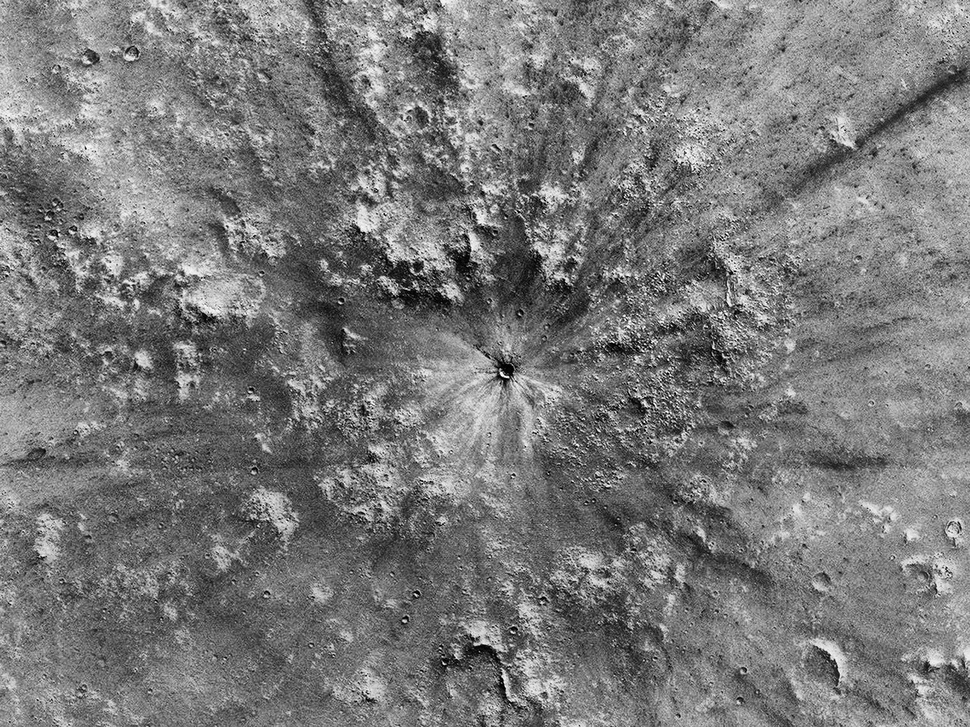
#> input picture enhanced_image.jpg, 970 x 727 px, shrunk from 2560 x 1920 before the run
$ python image_process.py
#> lines starting #> are read from the running program, lines starting #| are printed output that depends on the picture
### crater_detection.py
"""
Crater Detection Module for CubeSat Imaging Payload
Detects circular features (craters, depressions) in surface imagery
using Hough circle transform and contour analysis.

No clue if ts work or not btw
"""

import cv2
import numpy as np
from dataclasses import dataclass
from typing import List, Tuple


@dataclass
class CraterFeature:
    """Metadata for detected crater feature."""
    center_x: int          # pixel coordinate
    center_y: int          # pixel coordinate
    radius: int            # pixels
    confidence: float      # 0.0 to 1.0
    area_fraction: float   # fraction of image area occupied

    def to_dict(self):
        """Convert to dictionary for JSON serialization."""
        return {
            'center': (self.center_x, self.center_y),
            'radius_px': self.radius,
            'confidence': round(self.confidence, 3),
            'area_fraction': round(self.area_fraction, 4)
        }


class CraterDetector:
    """
    Detects circular features (craters) in preprocessed images.
    Optimized for CubeSat onboard processing.
    """

    def __init__(self, confidence_threshold=0.3):
        """
        Initialize crater detector.

        Parameters:
            confidence_threshold: minimum confidence score to report detections (0.0-1.0)
        """
        self.confidence_threshold = confidence_threshold

    def detect_craters_hough(self, image: np.ndarray) -> List[CraterFeature]:
        """
        Detect circular craters using Hough circle transform.

        Parameters:
            image: preprocessed grayscale image

        Returns:
            List of detected CraterFeature objects
        """
        if image is None or image.size == 0:
            return []

        # Normalize image if needed
        if image.max() <= 1.0:
            image = (image * 255).astype(np.uint8)
        else:
            image = image.astype(np.uint8)

        # Apply edge detection for circle finding
        edges = cv2.Canny(image, 50, 150)

        # Hough circle detection - more conservative parameters
        circles = cv2.HoughCircles(
            edges,
            cv2.HOUGH_GRADIENT,
            dp=1,
            minDist=50,        # Minimum distance between centers (increased)
            param1=100,        # Upper threshold for Canny
            param2=50,         # Accumulator threshold (increased for fewer false positives)
            minRadius=10,      # Minimum radius (increased)
            maxRadius=80       # Maximum radius (decreased)
        )

        features = []
        if circles is not None:
            circles = np.uint16(np.around(circles))
            image_height, image_width = image.shape
            image_area = image_height * image_width

            for circle in circles[0, :]:
                x, y, r = circle
                # Validate circle is within image bounds
                if x - r >= 0 and x + r < image_width and y - r >= 0 and y + r < image_height:
                    confidence = 0.75  # Base confidence for Hough detection
                    area_fraction = (np.pi * r**2) / image_area

                    if confidence >= self.confidence_threshold:
                        features.append(CraterFeature(
                            center_x=int(x),
                            center_y=int(y),
                            radius=int(r),
                            confidence=confidence,
                            area_fraction=float(area_fraction)
                        ))

        return features

    # [59 lines left out: function detect_craters_contour, not called in this run]

    def detect_craters(self, image: np.ndarray, method: str = 'hough') -> List[CraterFeature]:
        """
        Detect craters using specified method.

        Parameters:
            image: preprocessed grayscale image
            method: 'hough' or 'contour'

        Returns:
            List of detected CraterFeature objects, sorted by confidence (descending)
        """
        if method == 'contour':
            features = self.detect_craters_contour(image)
        else:
            features = self.detect_craters_hough(image)

        # Sort by confidence, highest first
        features.sort(key=lambda f: f.confidence, reverse=True)
        return features

    # [9 lines left out: functions filter_by_size, filter_by_confidence, not called in this run]


def visualize_detections(image: np.ndarray, features: List[CraterFeature],
                        output_path: str = None) -> np.ndarray:
    """
    Visualize detected craters on image.

    Parameters:
        image: original or preprocessed image
        features: list of CraterFeature objects
        output_path: optional path to save visualization

    Returns:
        Image with drawn circles
    """
    # Convert to RGB if grayscale for visualization
    if len(image.shape) == 2:
        img_vis = cv2.cvtColor(image, cv2.COLOR_GRAY2BGR)
    else:
        img_vis = image.copy()

    # Draw detected circles
    for feature in features:
        cv2.circle(img_vis, (feature.center_x, feature.center_y),
                  feature.radius, (0, 255, 0), 2)
        cv2.circle(img_vis, (feature.center_x, feature.center_y),
                  3, (0, 0, 255), -1)  # Center point

    if output_path:
        cv2.imwrite(output_path, img_vis)

    return img_vis

### image_process.py
"""
CubeSat Image Processing Pipeline
Processes captured imagery to detect geological features (craters).
Optimized for onboard processing with limited computational resources.
"""

import cv2
import numpy as np
import matplotlib.pyplot as plt
import json
import os
from tkinter import Tk
from tkinter.filedialog import askopenfilename
from crater_detection import CraterDetector, visualize_detections


class ImageProcessor:
    """Processes satellite imagery for feature detection."""

    def __init__(self):
        self.crater_detector = CraterDetector(confidence_threshold=0.3)

    def load_image(self, image_path: str) -> np.ndarray:
        """Load image from file."""
        img = cv2.imread(image_path)
        if img is None:
            raise ValueError(f"Could not load image from {image_path}")
        return img

    def preprocess(self, img_bgr: np.ndarray) -> np.ndarray:
        """
        Preprocessing pipeline: grayscale, enhancement, filtering.

        Parameters:
            img_bgr: BGR image from OpenCV

        Returns:
            Preprocessed grayscale image
        """
        # Convert to grayscale
        img_gray = cv2.cvtColor(img_bgr, cv2.COLOR_BGR2GRAY)

        # CLAHE enhancement (Contrast Limited Adaptive Histogram Equalization)
        # Useful for bringing out crater edges without over-amplifying noise
        clahe = cv2.createCLAHE(clipLimit=3.0, tileGridSize=(8, 8))
        img_enhanced = clahe.apply(img_gray)

        # Noise reduction via Gaussian blur
        img_filtered = cv2.GaussianBlur(img_enhanced, (5, 5), 0)

        return img_filtered

    def process_image(self, image_path: str, detect_craters: bool = True) -> dict:
        """
        Full image processing pipeline.

        Parameters:
            image_path: path to image file
            detect_craters: whether to run crater detection

        Returns:
            Dictionary with processed image data and detections
        """
        # Load
        img_bgr = self.load_image(image_path)
        img_rgb = cv2.cvtColor(img_bgr, cv2.COLOR_BGR2RGB)

        # Preprocess
        img_processed = self.preprocess(img_bgr)

        # Detect craters
        craters = []
        if detect_craters:
            craters = self.crater_detector.detect_craters(img_processed, method='hough')

        result = {
            'image_path': image_path,
            'image_shape': img_bgr.shape,
            'craters_detected': len(craters),
            'features': [crater.to_dict() for crater in craters],
            'processed_image': img_processed,
            'visual_image': img_rgb,
            'crater_objects': craters
        }

        return result


def main():
    """Interactive image processing pipeline."""
    print("CubeSat Image Processing Pipeline")
    print("=" * 50)

    # Select image
    root = Tk()
    root.withdraw()
    image_path = askopenfilename(
        title="Select an image file",
        filetypes=[("Image Files", "*.png;*.jpg;*.jpeg;*.bmp;*.tif;*.tiff")]
    )
#> the answer given: enhanced_image.jpg
    root.destroy()

    if not image_path:
        print("No image selected.")
        return

    # Process
    processor = ImageProcessor()
    result = processor.process_image(image_path, detect_craters=True)
#> in load_image, img is the input picture: shape (727, 970, 3); min 0, max 255, mean 121.3
#> in preprocess, `img_enhanced = clahe.apply(img_gray)`:
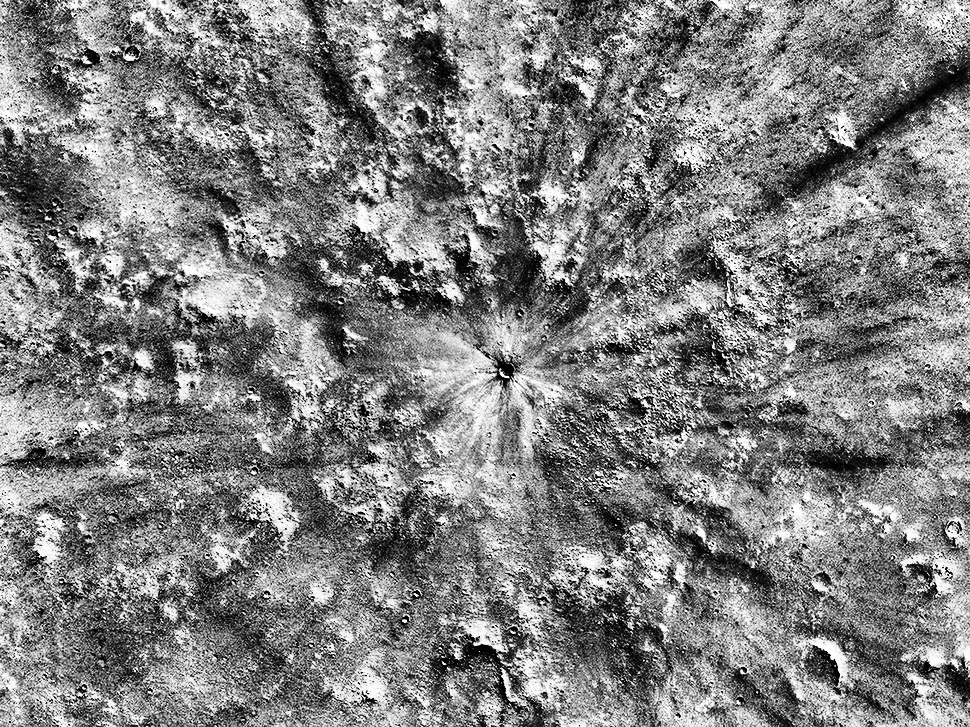
#> img_enhanced: shape (727, 970); min 0, max 255, mean 128.3
#> in detect_craters_hough, `edges = cv2.Canny(image, 50, 150)`:
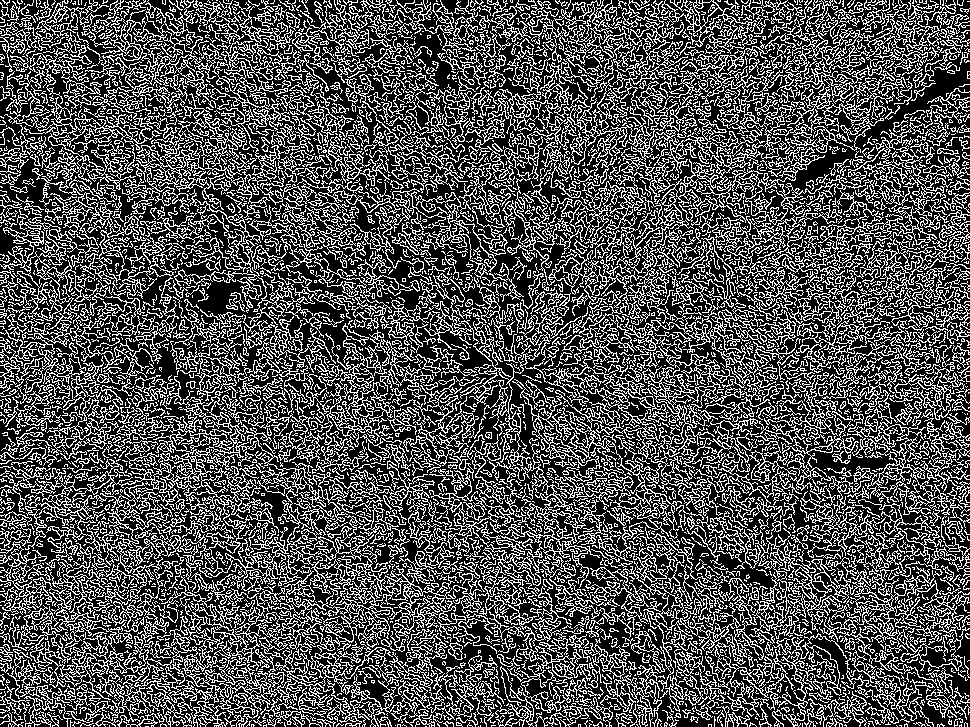
#> edges: shape (727, 970); 31.8% white in thin lines or dots
#> in detect_craters_hough, `circles = cv2.HoughCircles( edges, cv2.HOUGH_GRADIENT, dp=1, minDist=50,`: circles = 164 rows, first 8: [86.5, 547.5, 79.4], [243.5, 488.5, 79.4], [423.5, 554.5, 79.4], [146.5, 390.5, 79.4], [369.5, 452.5, 79.4], [844.5, 277.5, 78.3], [859.5, 448.5, 79.4], [665.5, 264.5, 79.4]
#> in detect_craters_hough, `circles = np.uint16(np.around(circles))`: circles = 164 rows, first 8: [86, 548, 79], [244, 488, 79], [424, 554, 79], [146, 390, 79], [370, 452, 79], [844, 278, 78], [860, 448, 79], [666, 264, 79]
#> the loop in detect_craters_hough, `for circle in circles[0, :]:` made 164 passes
#> (x, y, r) on pass 101: (260, 64, 46)
#> after the loop in detect_craters_hough, `for circle in circles[0, :]:`: features = 159 items
#> result = 7 items

    print(f"Image loaded: {os.path.basename(image_path)}")
    print(f"Image shape: {result['image_shape']}")
#| Image shape: (727, 970, 3)
    print(f"Craters detected: {result['craters_detected']}")
#| Craters detected: 159

    # Display original
    plt.figure(figsize=(6, 6))
    plt.imshow(result['visual_image'])
    plt.title("Original Image")
    plt.axis("off")
    plt.show()

    # Display processed
    plt.figure(figsize=(6, 6))
    plt.imshow(result['processed_image'], cmap='gray')
    plt.title("Processed Image (CLAHE Enhanced)")
    plt.axis("off")
    plt.show()

    # Display with detections
    img_with_craters = visualize_detections(result['visual_image'], result['crater_objects'])
#> after the loop in visualize_detections, `for feature in features:`:
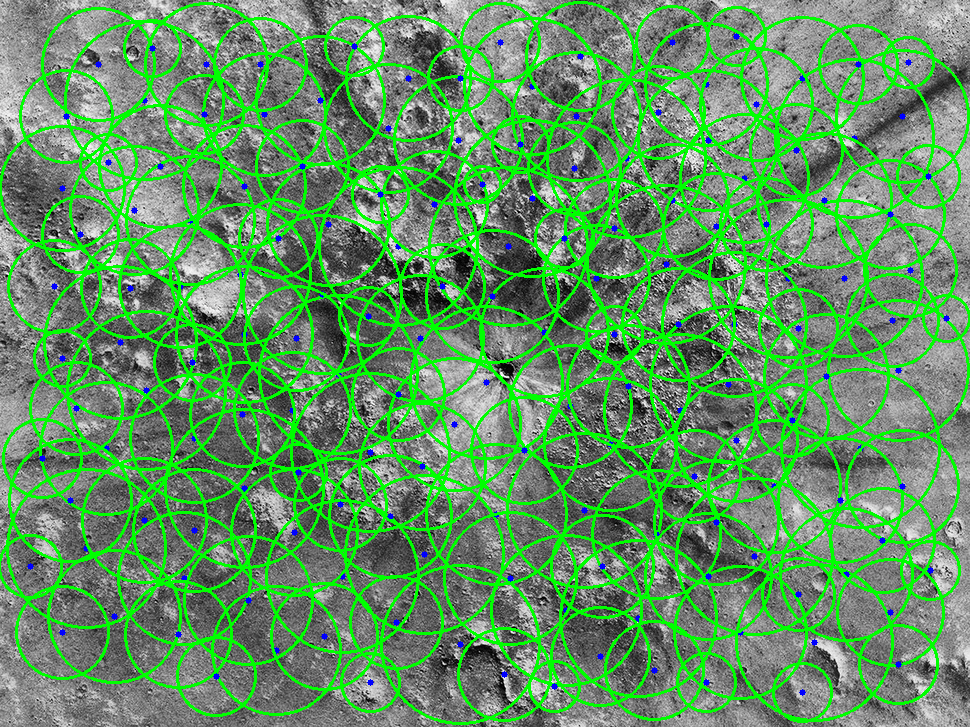
#> img_vis: shape (727, 970, 3); mean R, G, B 95.3, 149, 96.8
    plt.figure(figsize=(8, 8))
    plt.imshow(cv2.cvtColor(img_with_craters, cv2.COLOR_BGR2RGB))
    plt.title(f"Crater Detections ({result['craters_detected']} found)")
    plt.axis("off")
    plt.show()
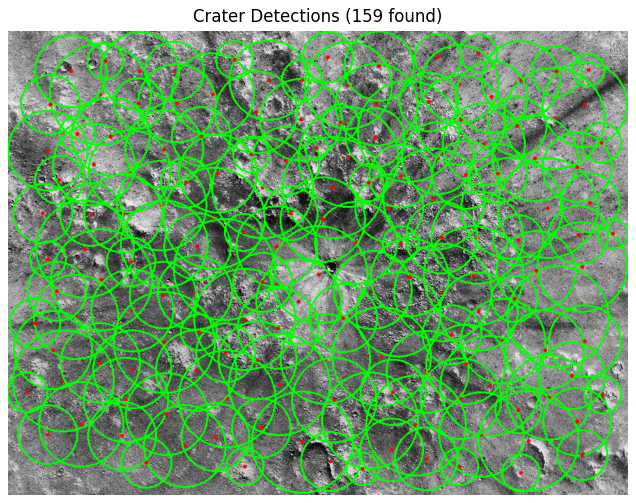
#> figure drawn by matplotlib, 1 panel; B, G, R data is drawn as R, G, B

    # Print feature metadata
    if result['features']:
        print("\nDetected Features:")
        for i, feature in enumerate(result['features'], 1):
            print(f"  Crater {i}: center={feature['center']}, radius={feature['radius_px']}px, "
                  f"confidence={feature['confidence']}, area_fraction={feature['area_fraction']}")
#> this loop made 159 passes
#|   Crater 1: center=(86, 548), radius=79px, confidence=0.75, area_fraction=0.0278
#|   Crater 2: center=(244, 488), radius=79px, confidence=0.75, area_fraction=0.0278
#|   Crater 3: center=(424, 554), radius=79px, confidence=0.75, area_fraction=0.0278
#|   Crater 4: center=(146, 390), radius=79px, confidence=0.75, area_fraction=0.0278
#|   Crater 5: center=(370, 452), radius=79px, confidence=0.75, area_fraction=0.0278
#|   Crater 6: center=(844, 278), radius=78px, confidence=0.75, area_fraction=0.0271
#|   Crater 7: center=(860, 448), radius=79px, confidence=0.75, area_fraction=0.0278
#|   Crater 8: center=(666, 264), radius=79px, confidence=0.75, area_fraction=0.0278
#> (further printed lines are left out)

    # Save metadata
    metadata_path = image_path.replace('.jpg', '_metadata.json').replace('.png', '_metadata.json')
    with open(metadata_path, 'w') as f:
        # Make JSON serializable
        metadata = {
            'image_path': result['image_path'],
            'image_shape': result['image_shape'],
            'craters_detected': result['craters_detected'],
            'features': result['features']
        }
        json.dump(metadata, f, indent=2)
        print(f"\nMetadata saved to: {metadata_path}")


if __name__ == '__main__':
    main()

$ run again, on balanced_craters.jpg
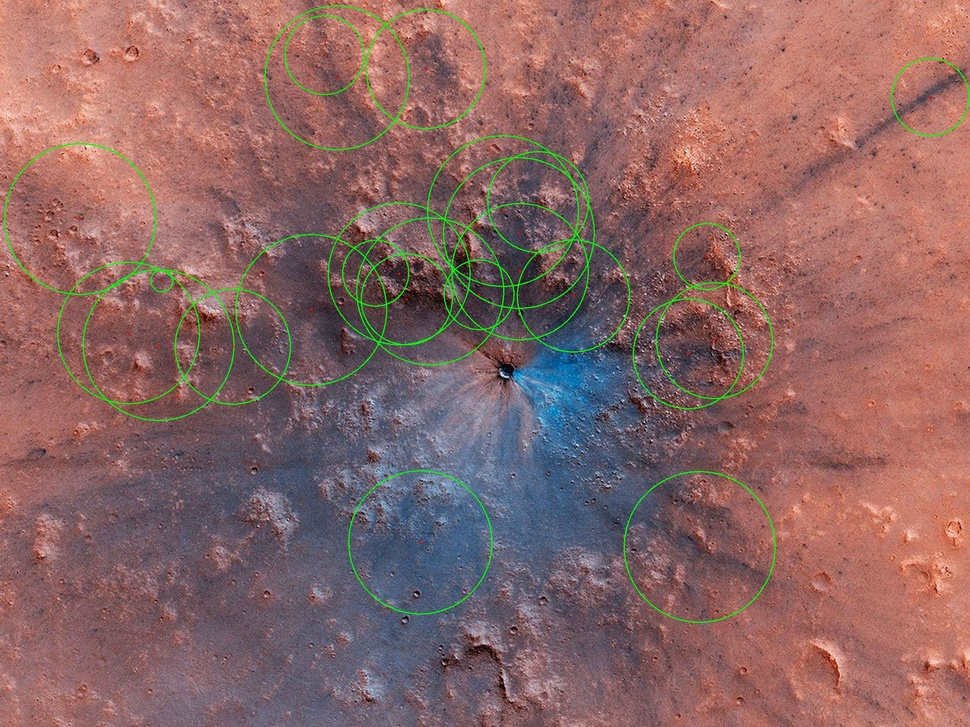
#> input picture balanced_craters.jpg, 970 x 727 px, shrunk from 2560 x 1920 before the run
#> in load_image, img is the input picture: shape (727, 970, 3); mean B, G, R 100.8, 103, 140.1
#> in detect_craters_hough, `edges = cv2.Canny(image, 50, 150)`:
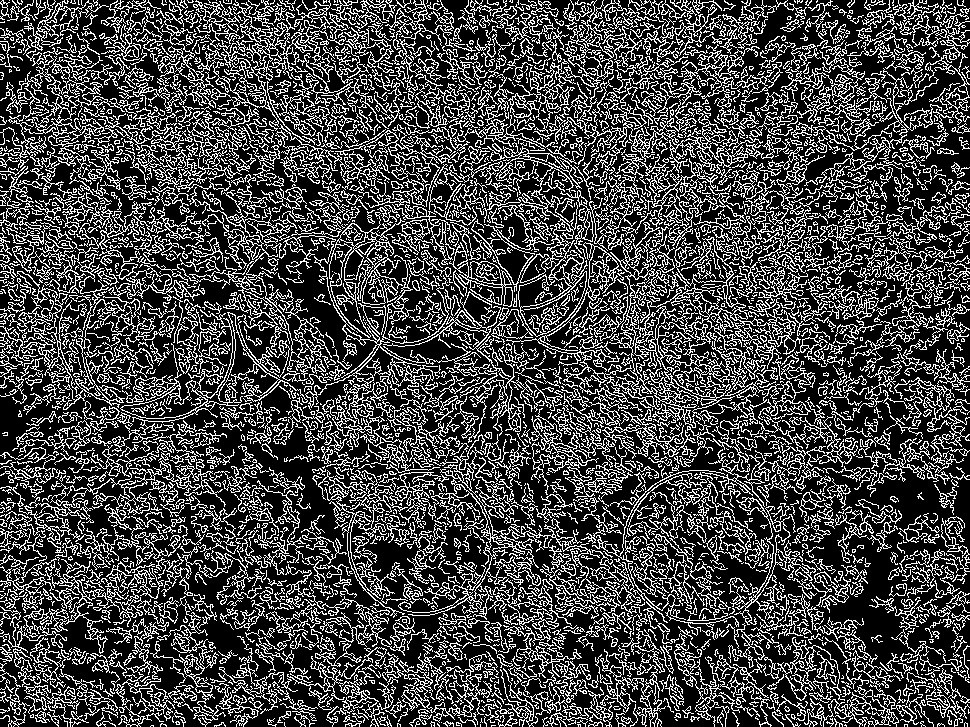
#> edges: shape (727, 970); 27.3% white in thin lines or dots
#> in detect_craters_hough, `circles = cv2.HoughCircles( edges, cv2.HOUGH_GRADIENT, dp=1, minDist=50,`: circles = 141 rows, first 8: [158.5, 344.5, 77.2], [419.5, 544.5, 71.7], [328.5, 97.5, 78.3], [528.5, 234.5, 79.4], [88.5, 193.5, 79.4], [726.5, 359.5, 79.4], [560.5, 640.5, 78.3], [665.5, 87.5, 79.4]
#> in detect_craters_hough, `circles = np.uint16(np.around(circles))`: circles = 141 rows, first 8: [158, 344, 77], [420, 544, 72], [328, 98, 78], [528, 234, 79], [88, 194, 79], [726, 360, 79], [560, 640, 78], [666, 88, 79]
#> the loop in detect_craters_hough, `for circle in circles[0, :]:` made 141 passes
#> (x, y, r) on pass 100: (822, 542, 46)
#> after the loop in detect_craters_hough, `for circle in circles[0, :]:`: features = 141 items
#> result = 7 items
#| Image shape: (727, 970, 3)
#| Craters detected: 141
#> the loop in visualize_detections, `for feature in features:` made 141 passes
#> in main, `plt.show()`:
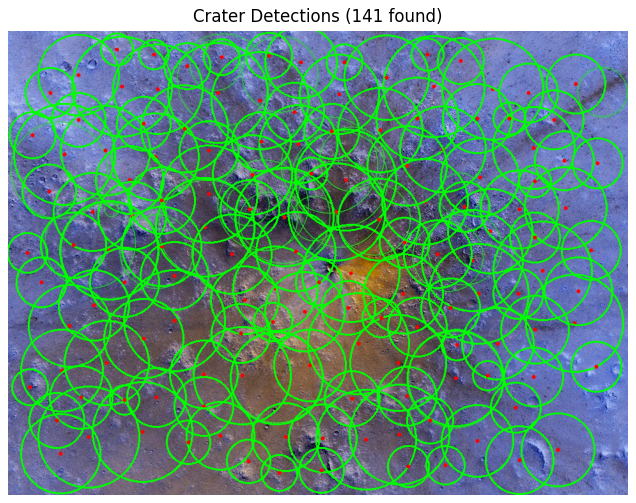
#> figure drawn by matplotlib, 1 panel; B, G, R data is drawn as R, G, B
#> the loop in main, `for i, feature in enumerate(result['features'], 1):` made 141 passes
#|   Crater 1: center=(158, 344), radius=77px, confidence=0.75, area_fraction=0.0264
#|   Crater 2: center=(420, 544), radius=72px, confidence=0.75, area_fraction=0.0231
#|   Crater 3: center=(328, 98), radius=78px, confidence=0.75, area_fraction=0.0271
#|   Crater 4: center=(528, 234), radius=79px, confidence=0.75, area_fraction=0.0278
#|   Crater 5: center=(88, 194), radius=79px, confidence=0.75, area_fraction=0.0278
#> (further printed lines are left out)
